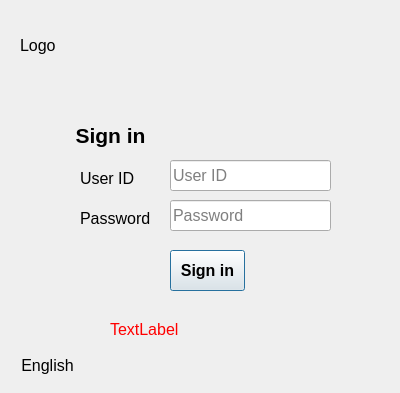
<?xml version="1.0" encoding="UTF-8"?>
<ui version="4.0">
 <class>login</class>
 <widget class="QWidget" name="login">
  <property name="windowModality">
   <enum>Qt::ApplicationModal</enum>
  </property>
  <property name="geometry">
   <rect>
    <x>0</x>
    <y>0</y>
    <width>400</width>
    <height>393</height>
   </rect>
  </property>
  <property name="sizePolicy">
   <sizepolicy hsizetype="Fixed" vsizetype="Fixed">
    <horstretch>0</horstretch>
    <verstretch>0</verstretch>
   </sizepolicy>
  </property>
  <property name="font">
   <font>
    <pointsize>12</pointsize>
   </font>
  </property>
  <property name="windowTitle">
   <string>Sign in</string>
  </property>
  <property name="windowIcon">
   <iconset theme="dialog-password">
    <normaloff>.</normaloff>.</iconset>
  </property>
  <widget class="QPushButton" name="signinButton">
   <property name="geometry">
    <rect>
     <x>170</x>
     <y>250</y>
     <width>75</width>
     <height>41</height>
    </rect>
   </property>
   <property name="font">
    <font>
     <pointsize>12</pointsize>
     <bold>true</bold>
    </font>
   </property>
   <property name="cursor">
    <cursorShape>PointingHandCursor</cursorShape>
   </property>
   <property name="text">
    <string>Sign in</string>
   </property>
   <property name="autoDefault">
    <bool>false</bool>
   </property>
   <property name="default">
    <bool>true</bool>
   </property>
   <property name="flat">
    <bool>false</bool>
   </property>
  </widget>
  <widget class="QLineEdit" name="userEdit">
   <property name="geometry">
    <rect>
     <x>170</x>
     <y>160</y>
     <width>161</width>
     <height>31</height>
    </rect>
   </property>
   <property name="placeholderText">
    <string>User ID</string>
   </property>
  </widget>
  <widget class="QLineEdit" name="pwdEdit">
   <property name="geometry">
    <rect>
     <x>170</x>
     <y>200</y>
     <width>161</width>
     <height>31</height>
    </rect>
   </property>
   <property name="echoMode">
    <enum>QLineEdit::Password</enum>
   </property>
   <property name="placeholderText">
    <string>Password</string>
   </property>
  </widget>
  <widget class="QLabel" name="userLabel">
   <property name="geometry">
    <rect>
     <x>80</x>
     <y>170</y>
     <width>81</width>
     <height>16</height>
    </rect>
   </property>
   <property name="text">
    <string>User ID</string>
   </property>
  </widget>
  <widget class="QLabel" name="pwdLabel">
   <property name="geometry">
    <rect>
     <x>80</x>
     <y>210</y>
     <width>71</width>
     <height>16</height>
    </rect>
   </property>
   <property name="text">
    <string>Password</string>
   </property>
  </widget>
  <widget class="QLabel" name="title_label">
   <property name="geometry">
    <rect>
     <x>70</x>
     <y>120</y>
     <width>81</width>
     <height>31</height>
    </rect>
   </property>
   <property name="font">
    <font>
     <pointsize>16</pointsize>
     <bold>true</bold>
    </font>
   </property>
   <property name="text">
    <string>Sign in</string>
   </property>
   <property name="alignment">
    <set>Qt::AlignCenter</set>
   </property>
  </widget>
  <widget class="QPushButton" name="langButton">
   <property name="geometry">
    <rect>
     <x>10</x>
     <y>350</y>
     <width>75</width>
     <height>31</height>
    </rect>
   </property>
   <property name="cursor">
    <cursorShape>PointingHandCursor</cursorShape>
   </property>
   <property name="toolTip">
    <string>Change default language</string>
   </property>
   <property name="text">
    <string>English</string>
   </property>
   <property name="flat">
    <bool>true</bool>
   </property>
  </widget>
  <widget class="QLabel" name="msgLabel">
   <property name="geometry">
    <rect>
     <x>110</x>
     <y>320</y>
     <width>251</width>
     <height>41</height>
    </rect>
   </property>
   <property name="styleSheet">
    <string notr="true">color: rgb(255, 0, 0);</string>
   </property>
   <property name="text">
    <string>TextLabel</string>
   </property>
   <property name="alignment">
    <set>Qt::AlignLeading|Qt::AlignLeft|Qt::AlignTop</set>
   </property>
   <property name="wordWrap">
    <bool>true</bool>
   </property>
   <property name="indent">
    <number>-1</number>
   </property>
  </widget>
  <widget class="QLabel" name="logo">
   <property name="geometry">
    <rect>
     <x>20</x>
     <y>20</y>
     <width>51</width>
     <height>51</height>
    </rect>
   </property>
   <property name="text">
    <string>Logo</string>
   </property>
  </widget>
 </widget>
 <resources/>
 <connections/>
</ui>
